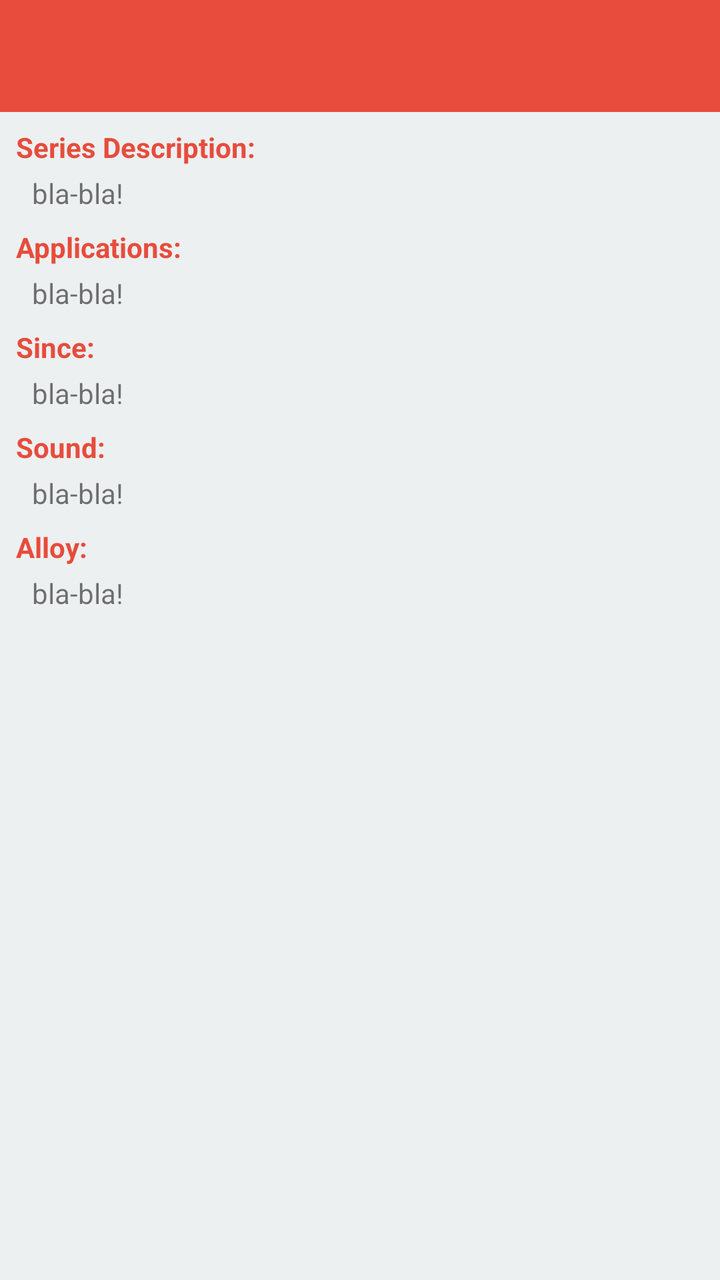
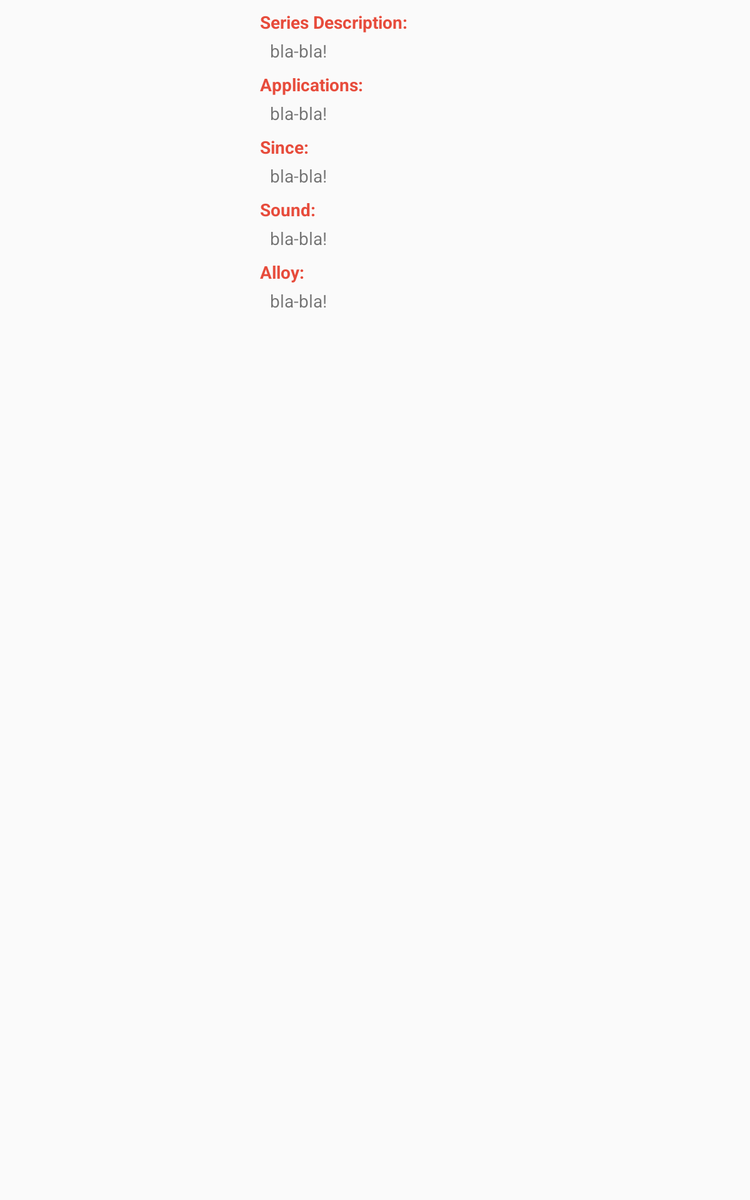

Compare how this app lays out the same screen by default and in its alternative resource folder. The renders come first, then the two layout files and the values they reference.
<!-- AndroidManifest.xml: application theme AppTheme -->
<!-- res/layout/fragment_cymbal_description.xml -->
<?xml version="1.0" encoding="utf-8"?>
<LinearLayout xmlns:android="http://schemas.android.com/apk/res/android"
    xmlns:app="http://schemas.android.com/apk/res-auto"
    xmlns:tools="http://schemas.android.com/tools"
    android:layout_width="match_parent"
    android:layout_height="match_parent"
    android:background="@color/background"
    android:orientation="vertical">

    <android.support.design.widget.AppBarLayout
        android:layout_width="match_parent"
        android:layout_height="wrap_content"
        android:theme="@style/AppTheme.PopupOverlay">

        <android.support.v7.widget.Toolbar
            android:id="@+id/toolbar"
            android:layout_width="match_parent"
            android:layout_height="?attr/actionBarSize"
            android:background="?attr/colorPrimary"
            app:popupTheme="@style/AppTheme.PopupOverlay" />
    </android.support.design.widget.AppBarLayout>

    <ScrollView
        android:layout_width="match_parent"
        android:layout_height="match_parent">

        <RelativeLayout
            android:layout_width="match_parent"
            android:layout_height="wrap_content">

            <ImageView
                android:id="@+id/seriesLogo"
                android:layout_width="match_parent"
                android:layout_height="wrap_content"
                android:scaleType="fitCenter"
                android:adjustViewBounds="true"
                tools:ignore="ContentDescription"
                tools:srcCompat="@drawable/main_alphaseries" />

            <TextView
                android:id="@+id/seriesDescriptionStaticText"
                android:layout_width="match_parent"
                android:layout_height="wrap_content"
                android:layout_below="@+id/seriesLogo"
                android:layout_alignParentStart="true"
                android:layout_alignParentLeft="true"
                android:layout_marginStart="8dp"
                android:layout_marginLeft="8dp"
                android:layout_marginTop="8dp"
                android:text="@string/series_description"
                android:textColor="?attr/colorPrimary"
                android:textStyle="bold"
                app:layout_constraintStart_toStartOf="parent"
                app:layout_constraintTop_toBottomOf="@+id/seriesLogo" />

            <TextView
                android:id="@+id/seriesDescriptionText"
                android:layout_width="match_parent"
                android:layout_height="wrap_content"
                android:layout_below="@id/seriesDescriptionStaticText"
                android:layout_alignParentBottom="false"
                android:layout_marginStart="16dp"
                android:layout_marginLeft="16dp"
                android:layout_marginTop="4dp"
                android:layout_marginEnd="8dp"
                android:layout_marginRight="8dp"
                android:text=""
                app:layout_constraintEnd_toEndOf="parent"
                app:layout_constraintStart_toStartOf="parent"
                app:layout_constraintTop_toBottomOf="@+id/seriesDescriptionStaticText"
                tools:text="bla-bla!" />

            <TextView
                android:id="@+id/seriesDescriptionApplicationStaticText"
                android:layout_width="match_parent"
                android:layout_height="wrap_content"
                android:layout_below="@id/seriesDescriptionText"
                android:layout_alignParentBottom="false"
                android:layout_marginStart="8dp"
                android:layout_marginLeft="8dp"
                android:layout_marginTop="8dp"
                android:text="@string/series_description_applications"
                android:textColor="?attr/colorPrimary"
                android:textStyle="bold"
                app:layout_constraintStart_toStartOf="parent"
                app:layout_constraintTop_toBottomOf="@+id/seriesDescriptionText" />

            <TextView
                android:id="@+id/seriesDescriptionApplicationText"
                android:layout_width="match_parent"
                android:layout_height="wrap_content"
                android:layout_below="@id/seriesDescriptionApplicationStaticText"
                android:layout_alignParentBottom="false"
                android:layout_marginStart="16dp"
                android:layout_marginLeft="16dp"
                android:layout_marginTop="4dp"
                android:layout_marginEnd="8dp"
                android:layout_marginRight="8dp"
                android:text=""
                app:layout_constraintEnd_toEndOf="parent"
                app:layout_constraintStart_toStartOf="parent"
                app:layout_constraintTop_toBottomOf="parent"
                tools:text="bla-bla!" />

            <TextView
                android:id="@+id/seriesDescriptionStaticSince"
                android:layout_width="match_parent"
                android:layout_height="wrap_content"
                android:layout_below="@id/seriesDescriptionApplicationText"
                android:layout_alignParentBottom="false"
                android:layout_marginStart="8dp"
                android:layout_marginLeft="8dp"
                android:layout_marginTop="8dp"
                android:text="@string/series_description_since"
                android:textColor="?attr/colorPrimary"
                android:textStyle="bold"
                app:layout_constraintEnd_toEndOf="parent"
                app:layout_constraintStart_toStartOf="parent"
                app:layout_constraintTop_toTopOf="@+id/seriesDescriptionApplicationText" />

            <TextView
                android:id="@+id/seriesDescriptionSince"
                android:layout_width="match_parent"
                android:layout_height="wrap_content"
                android:layout_below="@id/seriesDescriptionStaticSince"
                android:layout_alignParentBottom="false"
                android:layout_marginStart="16dp"
                android:layout_marginLeft="16dp"
                android:layout_marginTop="4dp"
                android:layout_marginEnd="8dp"
                android:layout_marginRight="8dp"
                android:text=""
                app:layout_constraintEnd_toEndOf="parent"
                app:layout_constraintStart_toStartOf="parent"
                app:layout_constraintTop_toTopOf="@+id/seriesDescriptionStaticSince"
                tools:text="bla-bla!" />

            <TextView
                android:id="@+id/seriesDescriptionStaticSound"
                android:layout_width="match_parent"
                android:layout_height="wrap_content"
                android:layout_below="@id/seriesDescriptionSince"
                android:layout_alignParentBottom="false"
                android:layout_marginStart="8dp"
                android:layout_marginLeft="8dp"
                android:layout_marginTop="8dp"
                android:text="@string/series_description_sound"
                android:textColor="?attr/colorPrimary"
                android:textStyle="bold"
                app:layout_constraintEnd_toEndOf="parent"
                app:layout_constraintStart_toStartOf="parent"
                app:layout_constraintTop_toTopOf="@+id/seriesDescriptionSince" />

            <TextView
                android:id="@+id/seriesDescriptionSound"
                android:layout_width="match_parent"
                android:layout_height="wrap_content"
                android:layout_below="@id/seriesDescriptionStaticSound"
                android:layout_alignParentBottom="false"
                android:layout_marginStart="16dp"
                android:layout_marginLeft="16dp"
                android:layout_marginTop="4dp"
                android:layout_marginEnd="8dp"
                android:layout_marginRight="8dp"
                android:text=""
                app:layout_constraintEnd_toEndOf="parent"
                app:layout_constraintStart_toStartOf="parent"
                app:layout_constraintTop_toTopOf="@+id/seriesDescriptionApplicationText"
                tools:text="bla-bla!" />

            <TextView
                android:id="@+id/seriesDescriptionStaticAlloy"
                android:layout_width="match_parent"
                android:layout_height="wrap_content"
                android:layout_below="@id/seriesDescriptionSound"
                android:layout_alignParentBottom="false"
                android:layout_marginStart="8dp"
                android:layout_marginLeft="8dp"
                android:layout_marginTop="8dp"
                android:text="@string/series_description_alloy"
                android:textColor="?attr/colorPrimary"
                android:textStyle="bold"
                app:layout_constraintEnd_toEndOf="parent"
                app:layout_constraintStart_toStartOf="parent"
                app:layout_constraintTop_toTopOf="@+id/seriesDescriptionSound" />

            <TextView
                android:id="@+id/seriesDescriptionAlloy"
                android:layout_width="match_parent"
                android:layout_height="wrap_content"
                android:layout_below="@id/seriesDescriptionStaticAlloy"
                android:layout_alignParentBottom="false"
                android:layout_marginStart="16dp"
                android:layout_marginLeft="16dp"
                android:layout_marginTop="4dp"
                android:layout_marginEnd="8dp"
                android:layout_marginRight="8dp"
                android:layout_marginBottom="8dp"
                android:text=""
                app:layout_constraintEnd_toEndOf="parent"
                app:layout_constraintStart_toStartOf="parent"
                app:layout_constraintTop_toTopOf="@+id/seriesDescriptionSound"
                tools:text="bla-bla!" />

        </RelativeLayout>
    </ScrollView>
</LinearLayout>
<!-- resources referenced by this layout -->
<resources>
  <color name="background">#ecf0f1</color>
  <string name="series_description">Series Description:</string>
  <string name="series_description_alloy">Alloy:</string>
  <string name="series_description_applications">Applications:</string>
  <string name="series_description_since">Since:</string>
  <string name="series_description_sound">Sound:</string>
  <style name="AppTheme.PopupOverlay" parent="ThemeOverlay.AppCompat.Dark.ActionBar" />
  <style name="AppTheme" parent="Theme.AppCompat.Light.NoActionBar">
          <item name="coordinatorLayoutStyle">@style/Widget.Design.CoordinatorLayout</item>
          <item name="colorPrimary">@color/colorPrimary</item>
          <item name="colorPrimaryDark">@color/colorPrimaryDark</item>
          <item name="colorAccent">@color/colorAccent</item>
  
      </style>
  <color name="colorPrimary">#e74c3c</color>
  <color name="colorPrimaryDark">#c0392b</color>
  <color name="colorAccent">#4043ff</color>
</resources>
<!-- res/layout-sw600dp/fragment_cymbal_description.xml (the repository's variant of the layout above) -->
<!-- drawn on a 7-inch tablet held upright -->
<?xml version="1.0" encoding="utf-8"?>
<ScrollView xmlns:android="http://schemas.android.com/apk/res/android"
    xmlns:app="http://schemas.android.com/apk/res-auto"
    xmlns:tools="http://schemas.android.com/tools"
    android:layout_width="match_parent"
    android:layout_height="match_parent">

    <LinearLayout
        android:layout_width="match_parent"
        android:layout_height="wrap_content"
        android:baselineAligned="false"
        android:orientation="horizontal"
        android:weightSum="3">

        <LinearLayout
            android:layout_width="match_parent"
            android:layout_height="wrap_content"
            android:layout_weight="2"
            android:orientation="vertical"
            android:padding="6dp">

            <ImageView
                android:id="@+id/seriesLogo"
                android:layout_width="match_parent"
                android:layout_height="match_parent"
                android:scaleType="fitStart"
                tools:ignore="ContentDescription"
                tools:srcCompat="@drawable/main_alphaseries" />
        </LinearLayout>

        <LinearLayout
            android:layout_width="match_parent"
            android:layout_height="wrap_content"
            android:layout_weight="1"
            android:orientation="vertical">

            <TextView
                android:id="@+id/seriesDescriptionStaticText"
                android:layout_width="match_parent"
                android:layout_height="wrap_content"
                android:layout_marginStart="8dp"
                android:layout_marginLeft="8dp"
                android:layout_marginTop="8dp"
                android:text="@string/series_description"
                android:textColor="?attr/colorPrimary"
                android:textStyle="bold"
                app:layout_constraintStart_toStartOf="parent" />

            <TextView
                android:id="@+id/seriesDescriptionText"
                android:layout_width="match_parent"
                android:layout_height="wrap_content"
                android:layout_marginStart="16dp"
                android:layout_marginLeft="16dp"
                android:layout_marginTop="4dp"
                android:layout_marginEnd="8dp"
                android:layout_marginRight="8dp"
                android:text=""
                app:layout_constraintEnd_toEndOf="parent"
                app:layout_constraintStart_toStartOf="parent"
                app:layout_constraintTop_toBottomOf="@+id/seriesDescriptionStaticText"
                tools:text="bla-bla!" />

            <TextView
                android:id="@+id/seriesDescriptionApplicationStaticText"
                android:layout_width="match_parent"
                android:layout_height="wrap_content"
                android:layout_marginStart="8dp"
                android:layout_marginLeft="8dp"
                android:layout_marginTop="8dp"
                android:text="@string/series_description_applications"
                android:textColor="?attr/colorPrimary"
                android:textStyle="bold"
                app:layout_constraintStart_toStartOf="parent"
                app:layout_constraintTop_toBottomOf="@+id/seriesDescriptionText" />

            <TextView
                android:id="@+id/seriesDescriptionApplicationText"
                android:layout_width="match_parent"
                android:layout_height="wrap_content"
                android:layout_marginStart="16dp"
                android:layout_marginLeft="16dp"
                android:layout_marginTop="4dp"
                android:layout_marginEnd="8dp"
                android:layout_marginRight="8dp"
                android:text=""
                app:layout_constraintEnd_toEndOf="parent"
                app:layout_constraintStart_toStartOf="parent"
                app:layout_constraintTop_toBottomOf="parent"
                tools:text="bla-bla!" />

            <TextView
                android:id="@+id/seriesDescriptionStaticSince"
                android:layout_width="match_parent"
                android:layout_height="wrap_content"
                android:layout_marginStart="8dp"
                android:layout_marginLeft="8dp"
                android:layout_marginTop="8dp"
                android:text="@string/series_description_since"
                android:textColor="?attr/colorPrimary"
                android:textStyle="bold"
                app:layout_constraintEnd_toEndOf="parent"
                app:layout_constraintStart_toStartOf="parent"
                app:layout_constraintTop_toTopOf="@+id/seriesDescriptionApplicationText" />

            <TextView
                android:id="@+id/seriesDescriptionSince"
                android:layout_width="match_parent"
                android:layout_height="wrap_content"
                android:layout_marginStart="16dp"
                android:layout_marginLeft="16dp"
                android:layout_marginTop="4dp"
                android:layout_marginEnd="8dp"
                android:layout_marginRight="8dp"
                android:text=""
                app:layout_constraintEnd_toEndOf="parent"
                app:layout_constraintStart_toStartOf="parent"
                app:layout_constraintTop_toTopOf="@+id/seriesDescriptionStaticSince"
                tools:text="bla-bla!" />

            <TextView
                android:id="@+id/seriesDescriptionStaticSound"
                android:layout_width="match_parent"
                android:layout_height="wrap_content"
                android:layout_marginStart="8dp"
                android:layout_marginLeft="8dp"
                android:layout_marginTop="8dp"
                android:text="@string/series_description_sound"
                android:textColor="?attr/colorPrimary"
                android:textStyle="bold"
                app:layout_constraintEnd_toEndOf="parent"
                app:layout_constraintStart_toStartOf="parent"
                app:layout_constraintTop_toTopOf="@+id/seriesDescriptionSince" />

            <TextView
                android:id="@+id/seriesDescriptionSound"
                android:layout_width="match_parent"
                android:layout_height="wrap_content"
                android:layout_marginStart="16dp"
                android:layout_marginLeft="16dp"
                android:layout_marginTop="4dp"
                android:layout_marginEnd="8dp"
                android:layout_marginRight="8dp"
                android:text=""
                app:layout_constraintEnd_toEndOf="parent"
                app:layout_constraintStart_toStartOf="parent"
                app:layout_constraintTop_toTopOf="@+id/seriesDescriptionApplicationText"
                tools:text="bla-bla!" />

            <TextView
                android:id="@+id/seriesDescriptionStaticAlloy"
                android:layout_width="match_parent"
                android:layout_height="wrap_content"
                android:layout_marginStart="8dp"
                android:layout_marginLeft="8dp"
                android:layout_marginTop="8dp"
                android:text="@string/series_description_alloy"
                android:textColor="?attr/colorPrimary"
                android:textStyle="bold"
                app:layout_constraintEnd_toEndOf="parent"
                app:layout_constraintStart_toStartOf="parent"
                app:layout_constraintTop_toTopOf="@+id/seriesDescriptionSound" />

            <TextView
                android:id="@+id/seriesDescriptionAlloy"
                android:layout_width="match_parent"
                android:layout_height="wrap_content"
                android:layout_marginStart="16dp"
                android:layout_marginLeft="16dp"
                android:layout_marginTop="4dp"
                android:layout_marginEnd="8dp"
                android:layout_marginRight="8dp"
                android:layout_marginBottom="8dp"
                android:text=""
                app:layout_constraintEnd_toEndOf="parent"
                app:layout_constraintStart_toStartOf="parent"
                app:layout_constraintTop_toTopOf="@+id/seriesDescriptionSound"
                tools:text="bla-bla!" />
        </LinearLayout>
    </LinearLayout>
</ScrollView>
<!-- resources referenced by the variant -->
<!-- as a 7-inch tablet held upright resolves them -->
<resources>
  <string name="series_description">Series Description:</string>
  <string name="series_description_alloy">Alloy:</string>
  <string name="series_description_applications">Applications:</string>
  <string name="series_description_since">Since:</string>
  <string name="series_description_sound">Sound:</string>
  <style name="AppTheme" parent="Theme.AppCompat.Light.NoActionBar">
          <item name="coordinatorLayoutStyle">@style/Widget.Design.CoordinatorLayout</item>
          <item name="colorPrimary">@color/colorPrimary</item>
          <item name="colorPrimaryDark">@color/colorPrimaryDark</item>
          <item name="colorAccent">@color/colorAccent</item>
  
      </style>
  <color name="colorPrimary">#e74c3c</color>
  <color name="colorPrimaryDark">#c0392b</color>
  <color name="colorAccent">#4043ff</color>
</resources>
